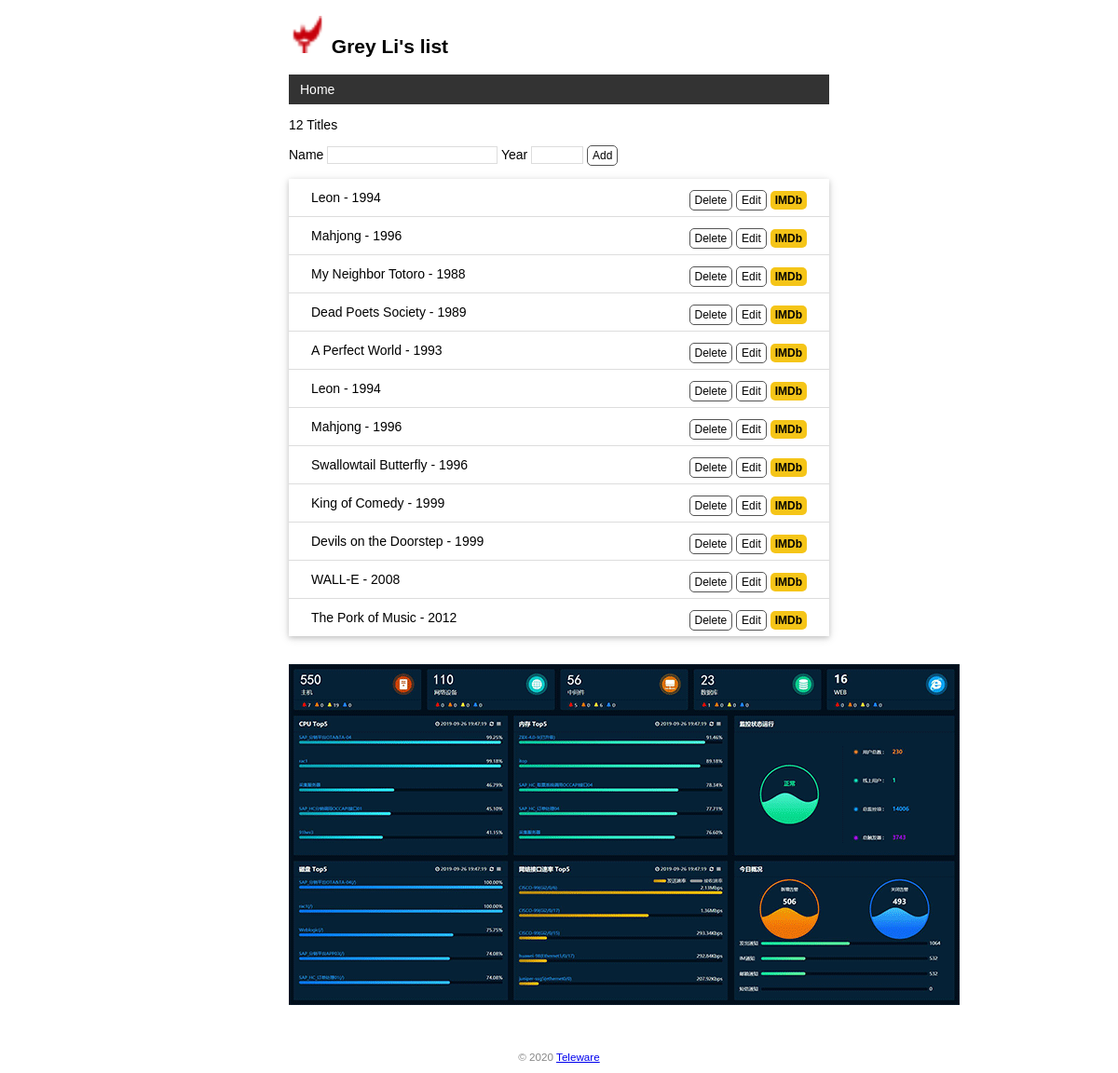
Before: / with the older database file.
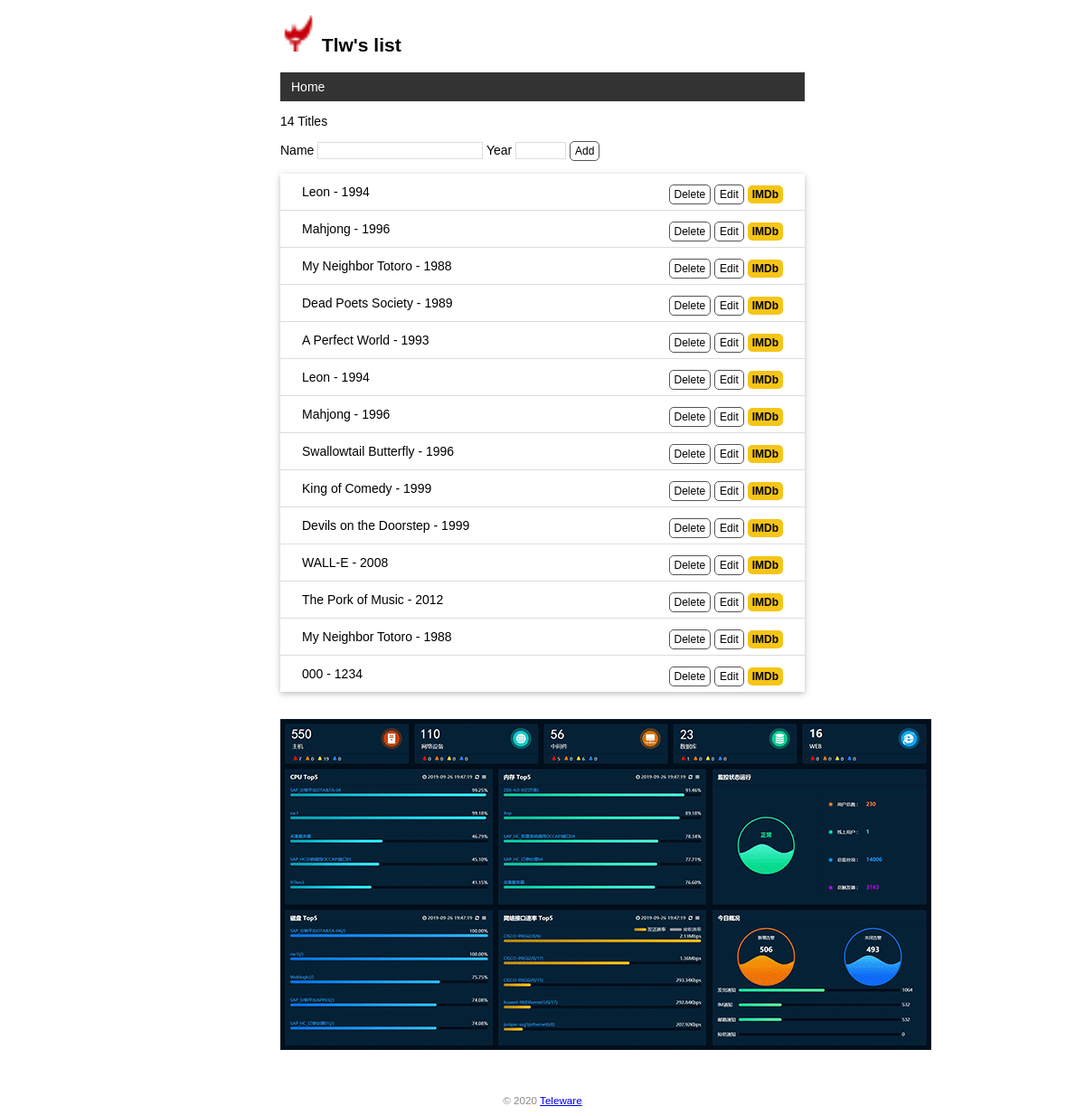
After: the same page with the newer database file.
### app.py (models this page shows)
class User(db.Model):  # 表名将会是 user（自动生成，小写处理）
    id = db.Column(db.Integer, primary_key=True)  # 主键
    name = db.Column(db.String(20))  # 名字

class Movie(db.Model):  # 表名将会是 movie
    id = db.Column(db.Integer, primary_key=True)  # 主键
    title = db.Column(db.String(60))  # 电影标题
    year = db.Column(db.String(4))  # 电影年份

### app.py (the view, shortened to what this page needs)
@app.route('/', methods=['GET', 'POST'])
def index():
    movies = Movie.query.all()
    return render_template('index.html', movies=movies)

### app.py (called while the page is built)
@app.context_processor
def inject_user():
    user = User.query.first()
    return dict(user=user)

### templates/index.html
{% extends 'base.html' %}
{% block content %}
<p>{{ movies|length }} Titles</p>
<form method="post">
    Name <input type="text" name="title" autocomplete="off" required>
    Year <input type="text" name="year" autocomplete="off" required>
    <input class="btn" type="submit" name="submit" value="Add">
</form>
<ul class="movie-list">
    {% for movie in movies %}
    <li>{{ movie.title }} - {{ movie.year }}
        <span class="float-right">
        <form class="inline-form" method="post" action="{{ url_for('delete', movie_id=movie.id) }}">
        <input class="btn" type="submit" name="delete" value="Delete" onclick="return confirm('Are you sure?')">
        </form>
        <a class="btn" href="{{ url_for('edit', movie_id=movie.id) }}">Edit</a>
        <a class="imdb" href="https://www.imdb.com/find?q={{ movie.title }}" target="_blank" title="Find this movie on IMDb">IMDb</a>
        </span>
    </li>
    {% endfor %}
</ul>
<img alt="Walking Totoro" class="totoro" src="{{ url_for('static', filename='images/foo.png') }}" title="to~to~ro~">
{% endblock %}

### templates/base.html (shortened to what this page needs)
<!DOCTYPE html>
<html lang="en">
<head>
    {% block head %}
    <link rel="stylesheet" href="{{ url_for('static', filename='style.css') }}" type="text/css">
    {% endblock %}
</head>
<body>
    <h2>
        <img alt="Avatar" class="avatar" src="{{ url_for('static', filename='images/tlw.ico') }}">
        {{ user.name }}'s list
    </h2>
    <nav>
        <ul>
            <li><a href="{{ url_for('index') }}">Home</a></li>
        </ul>
    </nav>
    {% block content %}{% endblock %}
    <footer>
        <small>&copy; 2020 <a href="http://helloflask.com/tutorial">Teleware</a></small>
    </footer>
</body>
</html>

### static/style.css (style rules this page uses)
body { margin: auto; max-width: 580px; font-size: 14px; font-family: Helvetica, Arial, sans-serif; }
footer { color: #888; margin-top: 15px; text-align: center; padding: 10px; }
.avatar { width: 40px; }
.movie-list { list-style-type: none; padding: 0; margin-bottom: 10px; box-shadow: 0 2px 5px 0 rgba(0, 0, 0, 0.16), 0 2px 10px 0 rgba(0, 0, 0, 0.12); }
.movie-list li { padding: 12px 24px; border-bottom: 1px solid #ddd; }
.movie-list li:last-child { border-bottom:none; }
nav ul { list-style-type: none; margin: 0; padding: 0; overflow: hidden; background-color: #333; }
nav li { float: left; }
nav li a { display: block; color: white; text-align: center; padding: 8px 12px; text-decoration: none; }
.float-right { float: right; }
.imdb { font-size: 12px; font-weight: bold; color: black; text-decoration: none; background: #F5C518; border-radius: 5px; padding: 3px 5px; }
input[type=submit] { font-family: inherit; }
input[type=text] { border: 1px solid #ddd; }
input[name=year] { width: 50px; }
.btn { font-size: 12px; padding: 3px 5px; text-decoration: none; cursor: pointer; background-color: white; color: black; border: 1px solid #555555; border-radius: 5px; }
.inline-form { display: inline; }

Changed rows visible on the page:
changed User: name "Grey Li" → "Tlw"
added Movie: title "My Neighbor Totoro", year "1988"
added Movie: title "000", year "1234"
Other visible differences:
{{ movies|length }}: "12" → "14"
